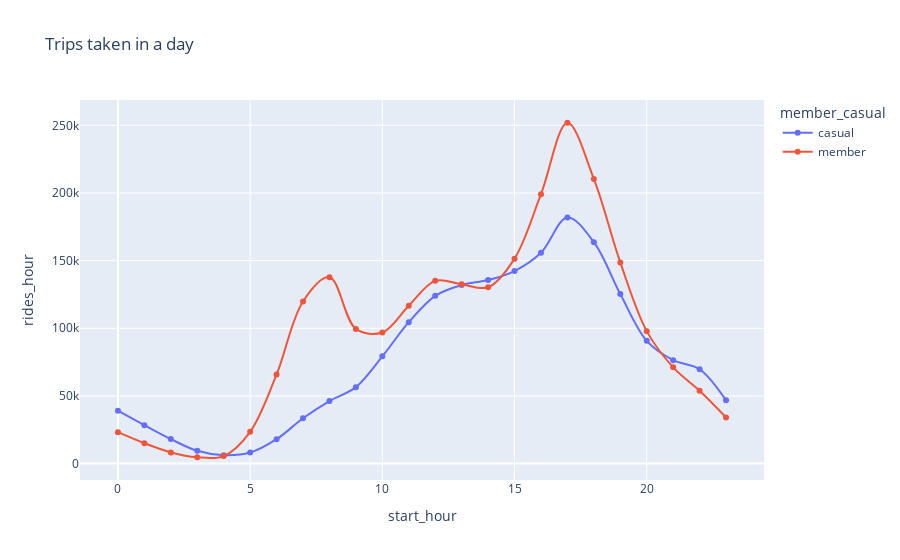

Notebook cell for this chart:
### Markdown cell above
Total trips taken in a Hour

### Code cell
hour = df.groupby(['member_casual', 'start_hour'])
hour = hour['ride_id'].count()
data3 = pd.DataFrame([['casual', 0,39096], ['casual', 1, 28361], ['casual',2, 18104], ['casual', 3, 9449], ['casual', 4, 6188], ['casual', 5, 8167],['casual',6, 18037], ['casual', 7, 33490], ['casual', 8, 46214], ['casual', 9, 56502], ['casual',10,79253], ['casual',11, 104506], ['casual',12,124007], ['casual',13,131971], ['casual',14,135617], ['casual',15,142294], ['casual',16,155766], ['casual',17,181878], ['casual',18,163659], ['casual',19,125313], ['casual',20,90705], ['casual',21,76471], ['casual',22,69762], ['casual',23,46762],
                     ['member',0,23241], ['member',1,15074], ['member',2,8257], ['member',3,4697], ['member',4,5536], ['member',5,23494], ['member',6,65856], ['member',7,119851], ['member',8,137749], ['member',9,99558], ['member',10,96930], ['member',11,116700], ['member',12,135055], ['member',13,132494], ['member',14,130312], ['member',15,151456], ['member',16,199110], ['member',17,251895], ['member',18,210362], ['member',19,148667], ['member',20,97901], ['member',21,71146], ['member',22,53803], ['member' ,23,34105]],
                     columns = ['member_casual', 'start_hour', 'rides_hour'])

ps.line(data3, x = 'start_hour', y = 'rides_hour', color = 'member_casual',
        markers = True, title = 'Trips taken in a day', line_shape = 'spline')

### Figure 1 — Plotly figure (JSON) as saved in the notebook; plotly's stock layout.template omitted (floating-point values rounded to 4 significant figures)
{"data": [{"hovertemplate": "member_casual=casual<br>start_hour=%{x}<br>rides_hour=%{y}<extra></extra>", "legendgroup": "casual", "line": {"color": "#636efa", "dash": "solid", "shape": "spline"}, "marker": {"symbol": "circle"}, "mode": "lines+markers", "name": "casual", "orientation": "v", "showlegend": true, "type": "scatter", "x": [0, 1, 2, 3, 4, 5, 6, 7, 8, 9, 10, 11, 12, 13, 14, 15, 16, 17, 18, 19, 20, 21, 22, 23], "xaxis": "x", "y": [39096, 28361, 18104, 9449, 6188, 8167, 18037, 33490, 46214, 56502, 79253, 104506, 124007, 131971, 135617, 142294, 155766, 181878, 163659, 125313, 90705, 76471, 69762, 46762], "yaxis": "y"}, {"hovertemplate": "member_casual=member<br>start_hour=%{x}<br>rides_hour=%{y}<extra></extra>", "legendgroup": "member", "line": {"color": "#EF553B", "dash": "solid", "shape": "spline"}, "marker": {"symbol": "circle"}, "mode": "lines+markers", "name": "member", "orientation": "v", "showlegend": true, "type": "scatter", "x": [0, 1, 2, 3, 4, 5, 6, 7, 8, 9, 10, 11, 12, 13, 14, 15, 16, 17, 18, 19, 20, 21, 22, 23], "xaxis": "x", "y": [23241, 15074, 8257, 4697, 5536, 23494, 65856, 119851, 137749, 99558, 96930, 116700, 135055, 132494, 130312, 151456, 199110, 251895, 210362, 148667, 97901, 71146, 53803, 34105], "yaxis": "y"}], "layout": {"legend": {"title": {"text": "member_casual"}, "tracegroupgap": 0}, "title": {"text": "Trips taken in a day"}, "xaxis": {"anchor": "y", "domain": [0, 1], "title": {"text": "start_hour"}}, "yaxis": {"anchor": "x", "domain": [0, 1], "title": {"text": "rides_hour"}}}}
